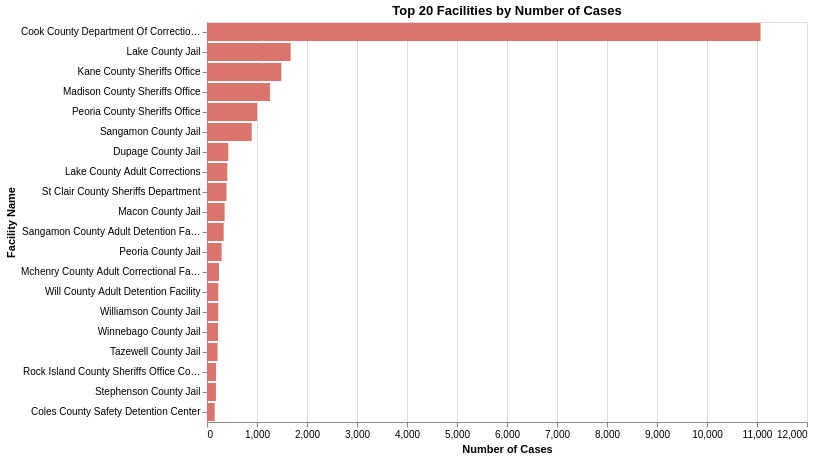

The cell this chart's notebook holds for it:
### Code cell
# Most common by facility name
top_facilities = (
    df_cleaned
    .filter(pl.col('Cleaned Facility Name').is_not_null())  # Remove null facility names
    .group_by('Cleaned Facility Name')
    .len()
    .sort('len', descending=True)
    .head(20)
    .rename({'len': 'Case Count'})
)

# Create the Altair chart
facilities_chart = alt.Chart(top_facilities).mark_bar().encode(
    x=alt.X('Case Count:Q', title='Number of Cases'),
    y=alt.Y('Cleaned Facility Name:N', sort='-x', title='Facility Name'),
    color=alt.value("#da746d"), 
    tooltip=[
        'Cleaned Facility Name:N', 
        alt.Tooltip('Case Count:Q', format=',d')
    ]
).properties(
    width=600,
    height=400,
    title='Top 20 Facilities by Number of Cases'
)

facilities_chart

### Figure 1 — Vega specification as saved in the notebook (floating-point values rounded to 4 significant figures)
{"$schema": "https://vega.github.io/schema/vega/v5.json", "data": [{"name": "source_0"}, {"name": "data_0", "values": [{"Case Count": 11070, "Case Count_end": 11070.0, "Case Count_start": 0.0, "Cleaned Facility Name": "Cook County Department Of Corrections"}, {"Case Count": 1673, "Case Count_end": 1673.0, "Case Count_start": 0.0, "Cleaned Facility Name": "Lake County Jail"}, {"Case Count": 1487, "Case Count_end": 1487.0, "Case Count_start": 0.0, "Cleaned Facility Name": "Kane County Sheriffs Office"}, {"Case Count": 1259, "Case Count_end": 1259.0, "Case Count_start": 0.0, "Cleaned Facility Name": "Madison County Sheriffs Office"}, {"Case Count": 1002, "Case Count_end": 1002.0, "Case Count_start": 0.0, "Cleaned Facility Name": "Peoria County Sheriffs Office"}, {"Case Count": 895, "Case Count_end": 895.0, "Case Count_start": 0.0, "Cleaned Facility Name": "Sangamon County Jail"}, {"Case Count": 425, "Case Count_end": 425.0, "Case Count_start": 0.0, "Cleaned Facility Name": "Dupage County Jail"}, {"Case Count": 406, "Case Count_end": 406.0, "Case Count_start": 0.0, "Cleaned Facility Name": "Lake County Adult Corrections"}, {"Case Count": 390, "Case Count_end": 390.0, "Case Count_start": 0.0, "Cleaned Facility Name": "St Clair County Sheriffs Department"}, {"Case Count": 353, "Case Count_end": 353.0, "Case Count_start": 0.0, "Cleaned Facility Name": "Macon County Jail"}, {"Case Count": 334, "Case Count_end": 334.0, "Case Count_start": 0.0, "Cleaned Facility Name": "Sangamon County Adult Detention Facility"}, {"Case Count": 293, "Case Count_end": 293.0, "Case Count_start": 0.0, "Cleaned Facility Name": "Peoria County Jail"}, {"Case Count": 240, "Case Count_end": 240.0, "Case Count_start": 0.0, "Cleaned Facility Name": "Mchenry County Adult Correctional Facility"}, {"Case Count": 226, "Case Count_end": 226.0, "Case Count_start": 0.0, "Cleaned Facility Name": "Will County Adult Detention Facility"}, {"Case Count": 226, "Case Count_end": 226.0, "Case Count_start": 0.0, "Cleaned Facility Name": "Williamson County Jail"}, {"Case Count": 220, "Case Count_end": 220.0, "Case Count_start": 0.0, "Cleaned Facility Name": "Winnebago County Jail"}, {"Case Count": 211, "Case Count_end": 211.0, "Case Count_start": 0.0, "Cleaned Facility Name": "Tazewell County Jail"}, {"Case Count": 182, "Case Count_end": 182.0, "Case Count_start": 0.0, "Cleaned Facility Name": "Rock Island County Sheriffs Office County Jail"}, {"Case Count": 179, "Case Count_end": 179.0, "Case Count_start": 0.0, "Cleaned Facility Name": "Stephenson County Jail"}, {"Case Count": 154, "Case Count_end": 154.0, "Case Count_start": 0.0, "Cleaned Facility Name": "Coles County Safety Detention Center"}]}, {"name": "source_0_y_domain_Cleaned Facility Name", "values": [{"Cleaned Facility Name": "Cook County Department Of Corrections", "sort_field": 11070}, {"Cleaned Facility Name": "Lake County Jail", "sort_field": 1673}, {"Cleaned Facility Name": "Kane County Sheriffs Office", "sort_field": 1487}, {"Cleaned Facility Name": "Madison County Sheriffs Office", "sort_field": 1259}, {"Cleaned Facility Name": "Peoria County Sheriffs Office", "sort_field": 1002}, {"Cleaned Facility Name": "Sangamon County Jail", "sort_field": 895}, {"Cleaned Facility Name": "Dupage County Jail", "sort_field": 425}, {"Cleaned Facility Name": "Lake County Adult Corrections", "sort_field": 406}, {"Cleaned Facility Name": "St Clair County Sheriffs Department", "sort_field": 390}, {"Cleaned Facility Name": "Macon County Jail", "sort_field": 353}, {"Cleaned Facility Name": "Sangamon County Adult Detention Facility", "sort_field": 334}, {"Cleaned Facility Name": "Peoria County Jail", "sort_field": 293}, {"Cleaned Facility Name": "Mchenry County Adult Correctional Facility", "sort_field": 240}, {"Cleaned Facility Name": "Will County Adult Detention Facility", "sort_field": 226}, {"Cleaned Facility Name": "Williamson County Jail", "sort_field": 226}, {"Cleaned Facility Name": "Winnebago County Jail", "sort_field": 220}, {"Cleaned Facility Name": "Tazewell County Jail", "sort_field": 211}, {"Cleaned Facility Name": "Rock Island County Sheriffs Office County Jail", "sort_field": 182}, {"Cleaned Facility Name": "Stephenson County Jail", "sort_field": 179}, {"Cleaned Facility Name": "Coles County Safety Detention Center", "sort_field": 154}]}], "marks": [{"type": "rect", "name": "marks", "from": {"data": "data_0"}, "encode": {"update": {"tooltip": {"signal": "{\"Cleaned Facility Name\": isValid(datum[\"Cleaned Facility Name\"]) ? datum[\"Cleaned Facility Name\"] : \"\"+datum[\"Cleaned Facility Name\"], \"Case Count\": format(datum[\"Case Count\"], \",d\")}"}, "fill": {"value": "#da746d"}, "y": {"field": "Cleaned Facility Name", "scale": "y"}, "x2": {"field": "Case Count_start", "scale": "x"}, "x": {"field": "Case Count_end", "scale": "x"}, "height": {"signal": "max(0.25, bandwidth('y'))"}}}, "style": ["bar"]}], "scales": [{"name": "x", "type": "linear", "domain": {"data": "data_0", "fields": ["Case Count_start", "Case Count_end"]}, "range": [0, {"signal": "width"}], "nice": true, "zero": true}, {"name": "y", "type": "band", "domain": {"data": "source_0_y_domain_Cleaned Facility Name", "field": "Cleaned Facility Name", "sort": {"op": "max", "field": "sort_field", "order": "descending"}}, "range": [0, {"signal": "height"}], "paddingOuter": 0.05, "paddingInner": 0.1}], "axes": [{"scale": "x", "aria": false, "ticks": false, "zindex": 0, "orient": "bottom", "domain": false, "gridScale": "y", "labels": false, "maxExtent": 0, "tickCount": {"signal": "ceil(width/40)"}, "grid": true, "minExtent": 0}, {"scale": "x", "zindex": 0, "title": "Number of Cases", "grid": false, "labelOverlap": true, "labelFlush": true, "orient": "bottom", "tickCount": {"signal": "ceil(width/40)"}}, {"scale": "y", "title": "Facility Name", "zindex": 0, "grid": false, "orient": "left"}], "title": {"text": "Top 20 Facilities by Number of Cases", "frame": "group"}, "height": 400, "background": "white", "style": "cell", "padding": 5, "width": 600}
